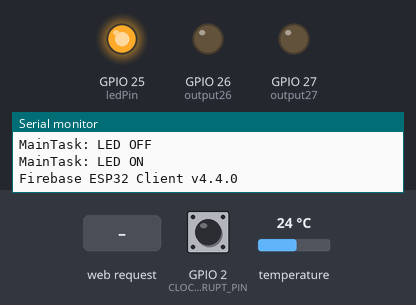
This program was run on a simulated ESP32. On the bench: output pins drawn as LEDs (lit = HIGH), the last lines printed to the serial monitor. Dashed ring = blinking. Inputs (shaded band) come from the test bench; at power-on: GPIO 2 (CLOCK_INTERRUPT_PIN) HIGH, temperature 24 °C. WiFi joins after 1.5 s; servers stay silent unless stated; the local clock reads 2024-03-15 10:24:30 at power-on unless the program sets it; the Firebase database answers and starts empty.

Above: at 2.7 s.
2.8 s: HTTP request GET /26/on received
At 3.3 s:
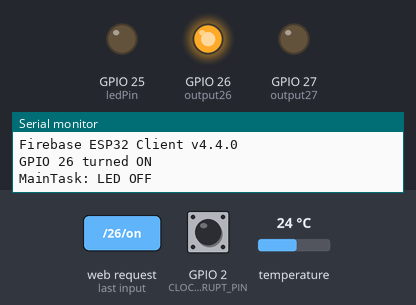
6.0 s: HTTP request GET /27/on received
At 9.0 s:
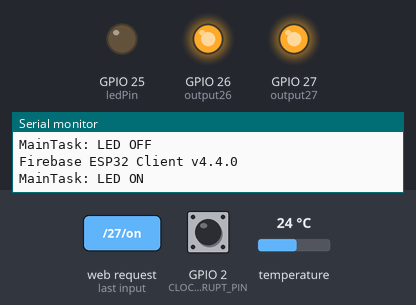
9.2 s: HTTP request GET /26/off received
At 10.3 s:
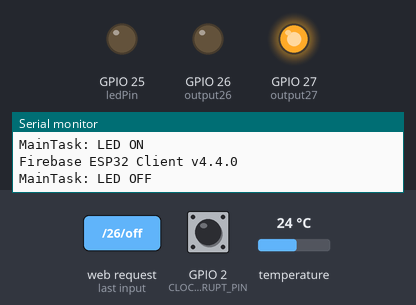
12.4 s: HTTP request GET /27/off received
At 13.4 s:
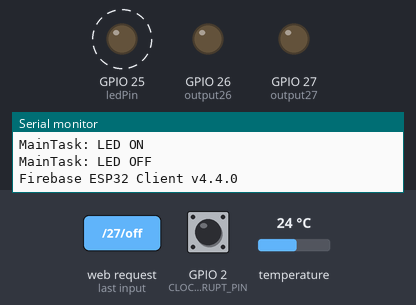
Timing chart, 0 to 16.6 s (numbered marks = the images above; inputs shaded):
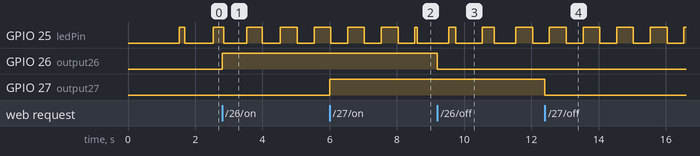

The program:

main.cpp
```cpp
// Target platform: This project is intended to run on the ESP32 microcontroller.
// It uses the ESP32's built-in Wi-Fi capabilities to create a web server that can control GPIO pins.
#include <WiFi.h>
#include <WebServer.h>
#include <freertos/FreeRTOS.h>
#include <freertos/task.h>
#include <FirebaseESP32.h>
#include <RTClib.h>

// Replace with your network credentials
const char* ssid = "iPhone de Samady"; // Mantenha suas credenciais
const char* password = "sepamadyn";    // Mantenha suas credenciais

// Defining the API Key and the Firebase RTDB URL
const char* firebase_api_key =  "";
const char* database_url = "";

// Define the user Email and password that is used to authenticate with Firebase
const char* user_email = "";
const char* user_password = "";

// Assign output variables to GPIO pins
const int ledPin = 25;
const int output26 = 26;
const int output27 = 27;
String output26State = "off"; // Estado inicial do GPIO 26
String output27State = "off"; // Estado inicial do GPIO 27

// Create a web server object
WebServer server(80);

// Create an RTC object
RTC_DS3231 rtc;
const int CLOCK_INTERRUPT_PIN = 2;
volatile bool interruptFlag = false;

char diasDaSemana[7][12] = {"Domingo", "Segunda", "Terca", "Quarta", "Quinta", "Sexta", "Sabado"};

// Define Firebase Data object
FirebaseData fbdo;
FirebaseAuth auth;
FirebaseConfig config;

unsigned long sendDataPrevMillis = 0;

// Creating FreeRTOS task handles
TaskHandle_t mainTaskHandle;   // Renomeado para clareza (Handle no final)
TaskHandle_t serverTaskHandle; // Renomeado para clareza
TaskHandle_t RTCTaskHandle;
TaskHandle_t FirebaseTaskHandle;

// Function prototypes for tasks
void MainTask(void *pvParameters);
void ServerTask(void *pvParameters);
void RTCTask(void *pvParameters);
void FirebaseTask(void *pvParameters);

// Function to handle the root URL and show the current states
void handleRoot() {
  String html = "<!DOCTYPE html><html><head><meta name=\"viewport\" content=\"width=device-width, initial-scale=1\">";
  html += "<link rel=\"icon\" href=\"data:,\">";
  html += "<style>html { font-family: Helvetica; display: inline-block; margin: 0px auto; text-align: center;}";
  html += ".button { background-color: #4CAF50; border: none; color: white; padding: 16px 40px; text-decoration: none; font-size: 30px; margin: 2px; cursor: pointer;}";
  html += ".button2 { background-color: #555555; }</style></head>";
  html += "<body><h1>ESP32 Web Server com FreeRTOS</h1>"; // Pequena alteração no título

  // Display GPIO 26 controls
  html += "<p>GPIO 26 - State " + output26State + "</p>";
  if (output26State == "off") {
    html += "<p><a href=\"/26/on\"><button class=\"button\">ON</button></a></p>";
  } else {
    html += "<p><a href=\"/26/off\"><button class=\"button button2\">OFF</button></a></p>";
  }

  // Display GPIO 27 controls
  html += "<p>GPIO 27 - State " + output27State + "</p>";
  if (output27State == "off") {
    html += "<p><a href=\"/27/on\"><button class=\"button\">ON</button></a></p>";
  } else {
    html += "<p><a href=\"/27/off\"><button class=\"button button2\">OFF</button></a></p>";
  }

  html += "</body></html>";
  server.send(200, "text/html", html);
}

// Function to handle turning GPIO 26 on
void handleGPIO26On() {
  output26State = "on";
  digitalWrite(output26, HIGH);
  Serial.println("GPIO 26 turned ON");
  handleRoot(); // Redireciona para a página principal para mostrar o novo estado
}

// Function to handle turning GPIO 26 off
void handleGPIO26Off() {
  output26State = "off";
  digitalWrite(output26, LOW);
  Serial.println("GPIO 26 turned OFF");
  handleRoot();
}

// Function to handle turning GPIO 27 on
void handleGPIO27On() {
  output27State = "on";
  digitalWrite(output27, HIGH);
  Serial.println("GPIO 27 turned ON");
  handleRoot();
}

// Function to handle turning GPIO 27 off
void handleGPIO27Off() {
  output27State = "off";
  digitalWrite(output27, LOW);
  Serial.println("GPIO 27 turned OFF");
  handleRoot();
}

void tratarInterrupcao() {
  interruptFlag = true;
}

void imprimirDataHora(DateTime momento) {
  Serial.print("Data: ");
  Serial.print(momento.day(), DEC);
  Serial.print('/');
  Serial.print(momento.month(), DEC);
  Serial.print('/');
  Serial.print(momento.year(), DEC);
  Serial.print(" / Dia da semana: ");
  Serial.print(diasDaSemana[momento.dayOfTheWeek()]);
  Serial.print(" / Hora: ");
  if (momento.hour() < 10) Serial.print("0");
  Serial.print(momento.hour(), DEC);
  Serial.print(':');
  if (momento.minute() < 10) Serial.print("0");
  Serial.print(momento.minute(), DEC);
  Serial.print(':');
  if (momento.second() < 10) Serial.print("0");
  Serial.print(momento.second(), DEC);
  Serial.print(" / Temperatura: ");
  Serial.print(rtc.getTemperature());
  Serial.println(" °C");
  return;
}

void agendarProximoCiclo() {
  DateTime agora = rtc.now();

  // Próximo Alarme 1 (LIGA) em 30 segundos a partir de agora
  DateTime proximoAlarme1 = agora + TimeSpan(0, 0, 0, 30);

  // Configura os alarmes
  rtc.setAlarm1(proximoAlarme1, DS3231_A1_Date);

  Serial.println("\n--- Próximo ciclo agendado ---");
  Serial.print("Próximo Alarme 1 (LIGA): ");
  imprimirDataHora(proximoAlarme1);
  Serial.print("Próximo Alarme 2 (DESLIGA): ");

  return;
}

void setup() {
  Serial.begin(115200);
  Serial.println("Iniciando Setup...");

  // Initialize the output variables as outputs
  pinMode(output26, OUTPUT);
  pinMode(output27, OUTPUT);
  pinMode(ledPin, OUTPUT);
  // Set outputs to LOW initially
  digitalWrite(output26, LOW);
  digitalWrite(output27, LOW);

  // Connect to Wi-Fi network --------------------------------------------------------------------------------------
  Serial.print("Conectando a ");
  Serial.println(ssid);
  WiFi.begin(ssid, password);
  int attemptCount = 0;
  while (WiFi.status() != WL_CONNECTED) {
    delay(500);
    Serial.print(".");
    attemptCount++;
    if (attemptCount > 20) { // Timeout para conexão Wi-Fi
        Serial.println("\nFalha ao conectar ao Wi-Fi. Verifique as credenciais ou a rede.");
        // Você pode querer tratar isso de forma diferente, como reiniciar ou entrar em modo de configuração.
        // Por agora, apenas paramos aqui para não prosseguir sem Wi-Fi.
        while(true) { delay(1000); }
    }
  }
  Serial.println("");
  Serial.println("WiFi conectado!");
  Serial.print("Endereco IP: ");
  Serial.println(WiFi.localIP());

  // Set up the web server to handle different routes
  server.on("/", HTTP_GET, handleRoot); // Especificando HTTP_GET para clareza
  server.on("/26/on", HTTP_GET, handleGPIO26On);
  server.on("/26/off", HTTP_GET, handleGPIO26Off);
  server.on("/27/on", HTTP_GET, handleGPIO27On);
  server.on("/27/off", HTTP_GET, handleGPIO27Off);

  // Start the web server
  server.begin();
  Serial.println("Servidor HTTP iniciado");

  // Criando as tasks do FreeRTOS --------------------------------------------------------------------------------------
  // Para ESP32, o Core 0 (PRO_CPU) é frequentemente usado para Wi-Fi e tarefas de sistema.
  // O Core 1 (APP_CPU) é geralmente para código de aplicação.
  // É uma boa prática executar tarefas de aplicação como o servidor web no Core 1.

  Serial.println("Criando tasks do FreeRTOS...");
  xTaskCreatePinnedToCore(
    MainTask,         // Função da Task
    "MainTask",       // Nome da Task
    4096,             // Tamanho da Stack (pode ser ajustado conforme necessário)
    NULL,             // Parâmetros da Task
    1,                // Prioridade da Task (0 é a mais baixa)
    &mainTaskHandle,  // Handle da Task
    0                 // Core onde a Task será executada (0 para PRO_CPU)
  );

  xTaskCreatePinnedToCore(
    ServerTask,       // Função da Task
    "ServerTask",     // Nome da Task
    4096,             // Tamanho da Stack (Aumentar para 8192 se houver problemas de stack com WebServer)
    NULL,             // Parâmetros da Task
    2,                // Prioridade da Task (maior que MainTask para responsividade do servidor)
    &serverTaskHandle,// Handle da Task
    1                 // Core onde a Task será executada (1 para APP_CPU)
  );

  xTaskCreatePinnedToCore(
    RTCTask,       // Função da Task
    "RTCTask",     // Nome da Task
    4096,             // Tamanho da Stack (Aumentar para 8192 se houver problemas de stack com WebServer)
    NULL,             // Parâmetros da Task
    1,                // Prioridade da Task (maior que MainTask para responsividade do servidor)
    &RTCTaskHandle,// Handle da Task
    1                 // Core onde a Task será executada (1 para APP_CPU)
  );

  xTaskCreatePinnedToCore(
    FirebaseTask,       // Função da Task
    "FirebaseTask",     // Nome da Task
    4096,             // Tamanho da Stack (Aumentar para 8192 se houver problemas de stack com WebServer)
    NULL,             // Parâmetros da Task
    1,                // Prioridade da Task (maior que MainTask para responsividade do servidor)
    &FirebaseTaskHandle,// Handle da Task
    1                 // Core onde a Task será executada (1 para APP_CPU)
  );

  Serial.println("Tasks criadas. Setup concluído.");
  // O scheduler do FreeRTOS já está rodando neste ponto no ESP32 Arduino Core.
  // setup() será finalizada, e as tasks começarão a executar.

  // Firebase Setup --------------------------------------------------------------------------------------
  // Assign the api key (required)
  config.api_key = firebase_api_key;

  // Assign the user sign in credentials
  auth.user.email = user_email;
  auth.user.password = user_password;

  // Assign the RTDB URL (required)
  config.database_url = database_url;
  Firebase.reconnectNetwork(true);

  // Since v4.4.x, BearSSL engine was used, the SSL buffer need to be set.
  // Large data transmission may require larger RX buffer, otherwise connection issue or data read time out can be occurred.
  fbdo.setBSSLBufferSize(4096 /* Rx buffer size in bytes from 512 - 16384 */, 1024 /* Tx buffer size in bytes from 512 - 16384 */);

  // Limit the size of response payload to be collected in FirebaseData
  fbdo.setResponseSize(2048);
  Firebase.begin(&config, &auth);
  Firebase.setDoubleDigits(5);
  config.timeout.serverResponse = 10 * 1000;

  // Inicializa o RTC  --------------------------------------------------------------------------------------
  if (!rtc.begin()) {
    Serial.println("RTC não encontrado!");
    while (1);
  }

  // Se perdeu energia, ajusta a hora atual para a hora da compilação
  if (rtc.lostPower()) {
    Serial.println("RTC perdeu a hora. Ajustando...");
    rtc.adjust(DateTime(F(__DATE__), F(__TIME__)));
  }

  // Desativa saída 32kHz e alarmes antigos
  rtc.disable32K();
  rtc.clearAlarm(1);
  rtc.clearAlarm(2);
  rtc.writeSqwPinMode(DS3231_OFF); // Garante que INT/SQW está no modo interrupção

  // Configura pino da interrupção e função de tratamento
  pinMode(CLOCK_INTERRUPT_PIN, INPUT_PULLUP);
  attachInterrupt(digitalPinToInterrupt(CLOCK_INTERRUPT_PIN), tratarInterrupcao, FALLING);

  // Configura os alarmes iniciais
  DateTime agora = rtc.now();

  // Alarme 1 (LIGA) - Ativa em 1 minuto
  DateTime alarme1 = agora + TimeSpan(0, 0, 0, 30); // +30 segundos

  // Configura os alarmes no RTC
  rtc.adjust(DateTime(F(__DATE__), F(__TIME__)));
  rtc.setAlarm1(alarme1, DS3231_A1_Date);

  Serial.println("Sistema iniciado!");
  Serial.println("Modo de operação: Alarme 1 LIGA, Alarme 2 DESLIGA");
  Serial.print("Alarme 1 (LIGA) agendado para: ");
  imprimirDataHora(alarme1);

}

void loop() {
  // A função loop() pode ser deixada vazia, pois as tasks do FreeRTOS
  // estão cuidando de toda a lógica principal.
  // Ou pode ter um vTaskDelay para garantir que a loopTask (se ativa) não consuma CPU desnecessariamente.
  vTaskDelay(pdMS_TO_TICKS(1000));
}

// Implementação da MainTask
void MainTask(void *pvParameters) {
  Serial.println("MainTask: Iniciada no Core " + String(xPortGetCoreID()));
  Serial.println("MainTask: GPIO " + String(ledPin) + " configurado como OUTPUT para piscar LED.");

  bool ledState = LOW;

  while (true) {
    ledState = !ledState; // Inverte o estado do LED
    digitalWrite(ledPin, ledState);

    if (ledState == HIGH) {
      Serial.println("MainTask: LED ON"); // Descomente para log detalhado
    } else {
      Serial.println("MainTask: LED OFF"); // Descomente para log detalhado
    }
    vTaskDelay(pdMS_TO_TICKS(500)); // Pisca a cada 500ms (meio segundo ON, meio segundo OFF)
  }
}

// Implementação da ServerTask
void ServerTask(void *pvParameters) {
  Serial.println("ServerTask: Iniciada no Core " + String(xPortGetCoreID()));
  while (true) {
    server.handleClient(); // Processa requisições HTTP

    // Pequeno delay para não sobrecarregar o processador e permitir que outras tasks executem.
    // 10ms é um valor comum. Se a resposta do servidor parecer lenta, pode reduzir para 1ms.
    vTaskDelay(pdMS_TO_TICKS(10));
  }
}


void RTCTask(void *pvParameters) {
  Serial.println("RTCTask: Iniciada no Core " + String(xPortGetCoreID()));
  while (true) {
      if (rtc.alarmFired(1)) {
        // Se o alarme 1 disparou, execute a ação desejada
        rtc.clearAlarm(1);
        digitalWrite(output26, !digitalRead(output26));
        Serial.println("\n>>> ALARME 1 DISPARADO - LED LIGADO <<<");
        Serial.print("Hora do disparo: ");
        imprimirDataHora(rtc.now());
        agendarProximoCiclo();
    }

    // Pequeno delay para não sobrecarregar o processador e permitir que outras tasks executem.
    // 10ms é um valor comum. Se a resposta do servidor parecer lenta, pode reduzir para 1ms.
    vTaskDelay(pdMS_TO_TICKS(10));
  }
}

void FirebaseTask(void *pvParameters) {
  Serial.println("FirebaseTask: Iniciada no Core " + String(xPortGetCoreID()));
  int ledState;
  while (true) {
    Serial.println("Firebase ESP32 Client v4.4.0");
    if (Firebase.ready() && (millis() - sendDataPrevMillis > 1000 || sendDataPrevMillis == 0)){
      sendDataPrevMillis = millis();
      if(Firebase.RTDB.getInt(&fbdo, "/led1/state", &ledState)){
        digitalWrite(ledPin, ledState);
      }else{
        Serial.println(fbdo.errorReason().c_str());
      }
    }
    // Pequeno delay para não sobrecarregar o processador e permitir que outras tasks executem.
    vTaskDelay(pdMS_TO_TICKS(1000)); // Verifica a cada segundo
  }
}
```

Measured:
- after the input at 2.8 s, GPIO 26 (output26): LOW → HIGH at once
- after the input at 6.0 s, GPIO 27 (output27): LOW → HIGH at once
- after the input at 9.2 s, GPIO 26 (output26): HIGH → LOW at once
- after the input at 12.4 s, GPIO 27 (output27): HIGH → LOW at once
- by itself, GPIO 25 (ledPin): alternates HIGH for 0.50 s and LOW for 0.50 s
